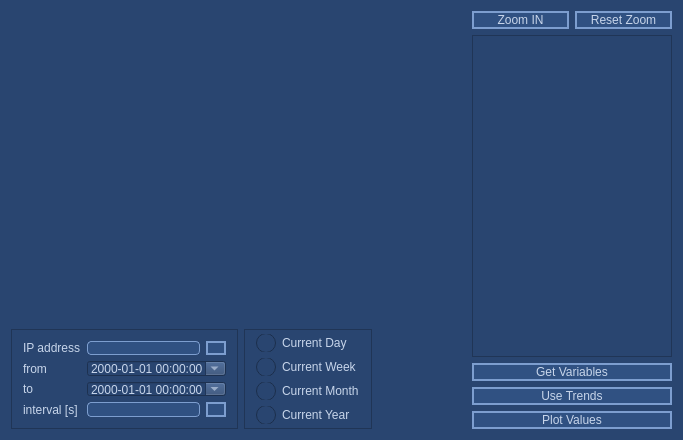
<?xml version="1.0" encoding="UTF-8"?>
<ui version="4.0">
 <class>MainWindow</class>
 <widget class="QMainWindow" name="MainWindow">
  <property name="geometry">
   <rect>
    <x>0</x>
    <y>0</y>
    <width>683</width>
    <height>440</height>
   </rect>
  </property>
  <property name="sizePolicy">
   <sizepolicy hsizetype="MinimumExpanding" vsizetype="MinimumExpanding">
    <horstretch>0</horstretch>
    <verstretch>0</verstretch>
   </sizepolicy>
  </property>
  <property name="windowTitle">
   <string>MainWindow</string>
  </property>
  <property name="styleSheet">
   <string notr="true">QWidget {
	background-color: rgb(41, 69, 112);
	color: rgb(199, 213, 234);
}
QWidget:disabled {
	color: rgb(125, 158, 207);
}
QWidget:focus {
	color: yellow;
}
/* QGroupBox */
QGroupBox {
	border: 1px solid rgb(125, 158, 207);	
	border-radius: 4px;
    margin-top: 15px; /* leave space at the top for the title */
}
QGroupBox::title {
    subcontrol-origin: margin;
    subcontrol-position: top left; 	/* position at the top left */
	color:  rgb(125, 158, 207);	
    padding: 0 4px;
}
/* QLineEdit, QPlainTextEdit */
QLineEdit, QPlainTextEdit {
	border: 1px solid rgb(125, 158, 207);	
	border-radius: 4px;
	background-color: rgb(48, 81, 130);
	color:  rgb(199, 213, 234);
}
QLineEdit:focus, QPlainTextEdit:focus  {
	border: 1px solid yellow;	
	background-color: rgb(62, 104, 168);
	color: yellow;
	selection-background-color: rgb(87, 130, 193);
	selection-color: red;
}  
QLineEdit:read-only, QLineEdit:disabled, QPlainTextEdit:read-only, QPlainTextEdit:disabled
{
	border: 1px solid rgb(87, 130, 193);	
	color: Red;
}
QListView::item:selected {
   background-color: rgb(255, 0, 0);
   color:  yellow;
}
/* QPushButton */
QPushButton { 
	border: 2px solid rgb(125, 158, 207);
	border-radius: 12px;
	color:  rgb(199, 213, 234);
	background-color: 	rgb(48, 81, 130);
	image-position: top center;	
	text-align: bottom center;
}
QPushButton:selected, QPushButton:hover { 
	border: 2px solid DarkOrange;
	color: DarkOrange;
}
QPushButton:pressed { 
	border: 2px solid red;
	color: red;
}
QPushButton:checked { 
	border: 2px solid red;
	color: DarkOrange;
}
QPushButton:disabled { 
	border: 2px solid SteelBlue;
	color: SteelBlue;
}

/* QCheckBox */
QCheckBox::indicator {
    width: 20px;
    height: 20px;
}

/* QRadioButton */
QRadioButton::indicator {
    width: 20px;
    height: 20px;
}

/* QSpinBox */
QSpinBox {
    border-width: 1;
	min-height: 24;
}
/* QComboBox */
QComboBox {
    border-width: 1;
	background-color: rgb(48, 81, 130);
	min-height: 24;
} 
/* QProgressBar */
QProgressBar {
    border: 2px solid 	rgb(62, 104, 168);
    border-radius: 5px;
}
QProgressBar::chunk {
    background-color: rgb(125, 158, 207);
	margin: 1px;
}
/* QTabWidget e Tab Bar */
QTabWidget::pane  {
	border-top: 1px solid rgb(87, 130, 193);
	border: 1px solid rgb(87, 130, 193);
}
QTabWidget::tab-bar {
	left: 1px; 
}
QTabBar::tab {
  background: 	rgb(62, 104, 168);
  color: white;

  }
 QTabBar::tab:selected {
  background: rgb(199, 213, 234);
  color: rgb(41, 69, 112);
 }
 
/* QHeaderView */
QHeaderView::section {
  background: 	rgb(62, 104, 168);
  color: rgb(125, 158, 207);
    padding-left: 4px;
    border: 1px solid ;
}

QHeaderView::section:checked
{
    background-color: rgb(125, 158, 207);
	color: rgb(62, 104, 168);
}</string>
  </property>
  <widget class="QWidget" name="centralWidget">
   <property name="sizePolicy">
    <sizepolicy hsizetype="MinimumExpanding" vsizetype="MinimumExpanding">
     <horstretch>0</horstretch>
     <verstretch>0</verstretch>
    </sizepolicy>
   </property>
   <layout class="QHBoxLayout" name="horizontalLayout_5">
    <item>
     <layout class="QVBoxLayout" name="verticalLayout_2">
      <item>
       <widget class="QCustomPlot" name="customPlot" native="true">
        <property name="sizePolicy">
         <sizepolicy hsizetype="Expanding" vsizetype="Expanding">
          <horstretch>0</horstretch>
          <verstretch>0</verstretch>
         </sizepolicy>
        </property>
        <property name="minimumSize">
         <size>
          <width>200</width>
          <height>120</height>
         </size>
        </property>
       </widget>
      </item>
      <item>
       <layout class="QHBoxLayout" name="horizontalLayout_3">
        <item>
         <widget class="QFrame" name="frame">
          <property name="sizePolicy">
           <sizepolicy hsizetype="Expanding" vsizetype="Preferred">
            <horstretch>0</horstretch>
            <verstretch>0</verstretch>
           </sizepolicy>
          </property>
          <property name="minimumSize">
           <size>
            <width>0</width>
            <height>100</height>
           </size>
          </property>
          <property name="maximumSize">
           <size>
            <width>290</width>
            <height>100</height>
           </size>
          </property>
          <property name="frameShape">
           <enum>QFrame::StyledPanel</enum>
          </property>
          <property name="frameShadow">
           <enum>QFrame::Plain</enum>
          </property>
          <layout class="QFormLayout" name="formLayout">
           <item row="0" column="0">
            <widget class="QLabel" name="ipLabel">
             <property name="text">
              <string>IP address</string>
             </property>
             <property name="buddy">
              <cstring>ipLineEdit</cstring>
             </property>
            </widget>
           </item>
           <item row="0" column="1">
            <layout class="QHBoxLayout" name="horizontalLayout">
             <item>
              <widget class="QLineEdit" name="ipLineEdit"/>
             </item>
             <item>
              <widget class="QPushButton" name="alphapadButton">
               <property name="maximumSize">
                <size>
                 <width>20</width>
                 <height>16777215</height>
                </size>
               </property>
               <property name="text">
                <string/>
               </property>
               <property name="icon">
                <iconset resource="icons.qrc">
                 <normaloff>:/icons/icons/ic_keyboard_36pt.png</normaloff>:/icons/icons/ic_keyboard_36pt.png</iconset>
               </property>
               <property name="iconSize">
                <size>
                 <width>20</width>
                 <height>20</height>
                </size>
               </property>
              </widget>
             </item>
            </layout>
           </item>
           <item row="1" column="0">
            <widget class="QLabel" name="fromLabel">
             <property name="text">
              <string>from</string>
             </property>
             <property name="buddy">
              <cstring>fromDateTimeEdit</cstring>
             </property>
            </widget>
           </item>
           <item row="1" column="1">
            <widget class="QDateTimeEdit" name="fromDateTimeEdit">
             <property name="displayFormat">
              <string>yyyy-MM-dd HH:mm:ss</string>
             </property>
             <property name="calendarPopup">
              <bool>true</bool>
             </property>
            </widget>
           </item>
           <item row="2" column="0">
            <widget class="QLabel" name="toLabel">
             <property name="text">
              <string>to</string>
             </property>
             <property name="buddy">
              <cstring>toDateTimeEdit</cstring>
             </property>
            </widget>
           </item>
           <item row="2" column="1">
            <widget class="QDateTimeEdit" name="toDateTimeEdit">
             <property name="displayFormat">
              <string>yyyy-MM-dd HH:mm:ss</string>
             </property>
             <property name="calendarPopup">
              <bool>true</bool>
             </property>
            </widget>
           </item>
           <item row="3" column="0">
            <widget class="QLabel" name="deltaLabel">
             <property name="text">
              <string>interval [s]</string>
             </property>
             <property name="buddy">
              <cstring>deltaLineEdit</cstring>
             </property>
            </widget>
           </item>
           <item row="3" column="1">
            <layout class="QHBoxLayout" name="horizontalLayout_2">
             <item>
              <widget class="QLineEdit" name="deltaLineEdit"/>
             </item>
             <item>
              <widget class="QPushButton" name="numpadButton">
               <property name="maximumSize">
                <size>
                 <width>20</width>
                 <height>16777215</height>
                </size>
               </property>
               <property name="text">
                <string/>
               </property>
               <property name="icon">
                <iconset resource="icons.qrc">
                 <normaloff>:/icons/icons/ic_keyboard_36pt.png</normaloff>:/icons/icons/ic_keyboard_36pt.png</iconset>
               </property>
               <property name="iconSize">
                <size>
                 <width>20</width>
                 <height>20</height>
                </size>
               </property>
              </widget>
             </item>
            </layout>
           </item>
          </layout>
         </widget>
        </item>
        <item>
         <widget class="QFrame" name="frame_2">
          <property name="maximumSize">
           <size>
            <width>16777215</width>
            <height>100</height>
           </size>
          </property>
          <property name="frameShape">
           <enum>QFrame::StyledPanel</enum>
          </property>
          <property name="frameShadow">
           <enum>QFrame::Plain</enum>
          </property>
          <layout class="QVBoxLayout" name="verticalLayout_3">
           <property name="topMargin">
            <number>4</number>
           </property>
           <property name="bottomMargin">
            <number>4</number>
           </property>
           <item>
            <widget class="QRadioButton" name="radioDay">
             <property name="text">
              <string>Current Day</string>
             </property>
            </widget>
           </item>
           <item>
            <widget class="QRadioButton" name="radioWeek">
             <property name="text">
              <string>Current Week</string>
             </property>
            </widget>
           </item>
           <item>
            <widget class="QRadioButton" name="radioMonth">
             <property name="text">
              <string>Current Month</string>
             </property>
            </widget>
           </item>
           <item>
            <widget class="QRadioButton" name="radioYear">
             <property name="text">
              <string>Current Year</string>
             </property>
            </widget>
           </item>
          </layout>
         </widget>
        </item>
        <item>
         <spacer name="horizontalSpacer">
          <property name="orientation">
           <enum>Qt::Horizontal</enum>
          </property>
          <property name="sizeHint" stdset="0">
           <size>
            <width>40</width>
            <height>20</height>
           </size>
          </property>
         </spacer>
        </item>
       </layout>
      </item>
     </layout>
    </item>
    <item>
     <layout class="QVBoxLayout" name="verticalLayout">
      <item>
       <layout class="QHBoxLayout" name="horizontalLayout_4">
        <item>
         <widget class="QPushButton" name="zoomInButton">
          <property name="text">
           <string>Zoom IN</string>
          </property>
          <property name="checkable">
           <bool>true</bool>
          </property>
         </widget>
        </item>
        <item>
         <widget class="QPushButton" name="resetZoomButton">
          <property name="text">
           <string>Reset Zoom</string>
          </property>
         </widget>
        </item>
       </layout>
      </item>
      <item>
       <widget class="QListWidget" name="varListWidget">
        <property name="minimumSize">
         <size>
          <width>120</width>
          <height>0</height>
         </size>
        </property>
        <property name="maximumSize">
         <size>
          <width>200</width>
          <height>16777215</height>
         </size>
        </property>
        <property name="frameShadow">
         <enum>QFrame::Plain</enum>
        </property>
        <property name="sortingEnabled">
         <bool>false</bool>
        </property>
       </widget>
      </item>
      <item>
       <widget class="QPushButton" name="getVarPushButton">
        <property name="text">
         <string>Get Variables</string>
        </property>
       </widget>
      </item>
      <item>
       <widget class="QPushButton" name="getTrendPushButton">
        <property name="text">
         <string>Use Trends</string>
        </property>
       </widget>
      </item>
      <item>
       <widget class="QPushButton" name="getValuesPushButton">
        <property name="text">
         <string>Plot Values</string>
        </property>
       </widget>
      </item>
     </layout>
    </item>
   </layout>
  </widget>
 </widget>
 <layoutdefault spacing="6" margin="11"/>
 <customwidgets>
  <customwidget>
   <class>QCustomPlot</class>
   <extends>QWidget</extends>
   <header>qcustomplot.h</header>
   <container>1</container>
  </customwidget>
 </customwidgets>
 <tabstops>
  <tabstop>varListWidget</tabstop>
  <tabstop>ipLineEdit</tabstop>
  <tabstop>fromDateTimeEdit</tabstop>
  <tabstop>toDateTimeEdit</tabstop>
  <tabstop>deltaLineEdit</tabstop>
  <tabstop>radioDay</tabstop>
  <tabstop>radioWeek</tabstop>
  <tabstop>radioMonth</tabstop>
  <tabstop>radioYear</tabstop>
  <tabstop>getVarPushButton</tabstop>
  <tabstop>getValuesPushButton</tabstop>
 </tabstops>
 <resources>
  <include location="icons.qrc"/>
 </resources>
 <connections/>
</ui>
